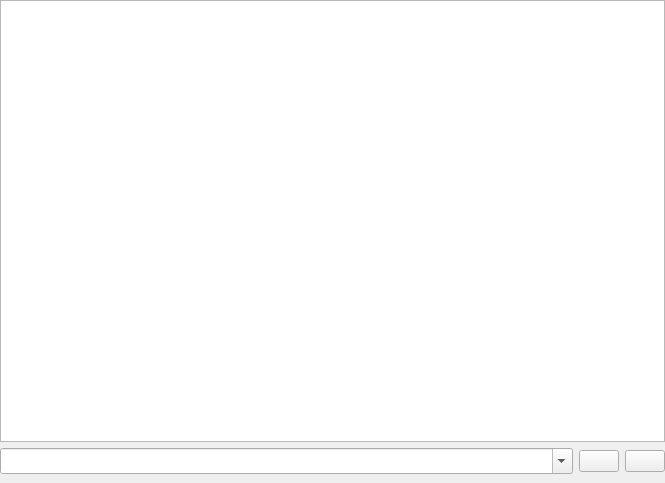
<?xml version="1.0" encoding="UTF-8"?>
<ui version="4.0">
 <class>partMainConsole</class>
 <widget class="QWidget" name="partMainConsole">
  <property name="geometry">
   <rect>
    <x>0</x>
    <y>0</y>
    <width>665</width>
    <height>483</height>
   </rect>
  </property>
  <property name="windowTitle">
   <string>Form</string>
  </property>
  <layout class="QVBoxLayout" name="verticalLayout">
   <property name="leftMargin">
    <number>0</number>
   </property>
   <property name="topMargin">
    <number>0</number>
   </property>
   <property name="rightMargin">
    <number>0</number>
   </property>
   <property name="bottomMargin">
    <number>9</number>
   </property>
   <item>
    <widget class="QPlainTextEdit" name="txtConsole">
     <property name="minimumSize">
      <size>
       <width>0</width>
       <height>1</height>
      </size>
     </property>
     <property name="font">
      <font>
       <pointsize>9</pointsize>
      </font>
     </property>
     <property name="readOnly">
      <bool>true</bool>
     </property>
    </widget>
   </item>
   <item>
    <layout class="QHBoxLayout" name="horizontalLayout_7" stretch="1,0,0">
     <item>
      <widget class="ComboBox" name="cboCommand">
       <property name="sizePolicy">
        <sizepolicy hsizetype="Minimum" vsizetype="Fixed">
         <horstretch>0</horstretch>
         <verstretch>0</verstretch>
        </sizepolicy>
       </property>
       <property name="maximumSize">
        <size>
         <width>16777215</width>
         <height>16777215</height>
        </size>
       </property>
       <property name="styleSheet">
        <string notr="true">padding-top: 3;
padding-bottom: 3;
padding-right: 8;</string>
       </property>
       <property name="editable">
        <bool>true</bool>
       </property>
       <property name="maxVisibleItems">
        <number>10</number>
       </property>
       <property name="maxCount">
        <number>25</number>
       </property>
       <property name="insertPolicy">
        <enum>QComboBox::InsertPolicy::InsertAtTop</enum>
       </property>
       <property name="sizeAdjustPolicy">
        <enum>QComboBox::SizeAdjustPolicy::AdjustToMinimumContentsLengthWithIcon</enum>
       </property>
       <property name="frame">
        <bool>true</bool>
       </property>
      </widget>
     </item>
     <item>
      <widget class="QPushButton" name="cmdCommandSend">
       <property name="maximumSize">
        <size>
         <width>16777215</width>
         <height>16777215</height>
        </size>
       </property>
       <property name="toolTip">
        <string>Send command</string>
       </property>
       <property name="icon">
        <iconset resource="../../../resources/images.qrc">
         <normaloff>:/images/send_1.png</normaloff>:/images/send_1.png</iconset>
       </property>
       <property name="iconSize">
        <size>
         <width>16</width>
         <height>16</height>
        </size>
       </property>
      </widget>
     </item>
     <item>
      <widget class="QPushButton" name="cmdClearConsole">
       <property name="maximumSize">
        <size>
         <width>16777215</width>
         <height>16777215</height>
        </size>
       </property>
       <property name="toolTip">
        <string>Clear console</string>
       </property>
       <property name="icon">
        <iconset resource="../../../resources/images.qrc">
         <normaloff>:/images/erase_1.png</normaloff>:/images/erase_1.png</iconset>
       </property>
       <property name="iconSize">
        <size>
         <width>16</width>
         <height>16</height>
        </size>
       </property>
      </widget>
     </item>
    </layout>
   </item>
  </layout>
 </widget>
 <customwidgets>
  <customwidget>
   <class>ComboBox</class>
   <extends>QComboBox</extends>
   <header location="global">ui/widgets/combobox.h</header>
   <slots>
    <signal>returnPressed()</signal>
   </slots>
  </customwidget>
 </customwidgets>
 <resources>
  <include location="../../../resources/images.qrc"/>
 </resources>
 <connections>
  <connection>
   <sender>cmdClearConsole</sender>
   <signal>clicked()</signal>
   <receiver>partMainConsole</receiver>
   <slot>onClearClicked()</slot>
   <hints>
    <hint type="sourcelabel">
     <x>646</x>
     <y>459</y>
    </hint>
    <hint type="destinationlabel">
     <x>332</x>
     <y>241</y>
    </hint>
   </hints>
  </connection>
  <connection>
   <sender>cmdCommandSend</sender>
   <signal>clicked()</signal>
   <receiver>partMainConsole</receiver>
   <slot>onSendClicked()</slot>
   <hints>
    <hint type="sourcelabel">
     <x>606</x>
     <y>459</y>
    </hint>
    <hint type="destinationlabel">
     <x>332</x>
     <y>241</y>
    </hint>
   </hints>
  </connection>
 </connections>
 <slots>
  <slot>onClearClicked()</slot>
  <slot>onSendClicked()</slot>
 </slots>
</ui>
